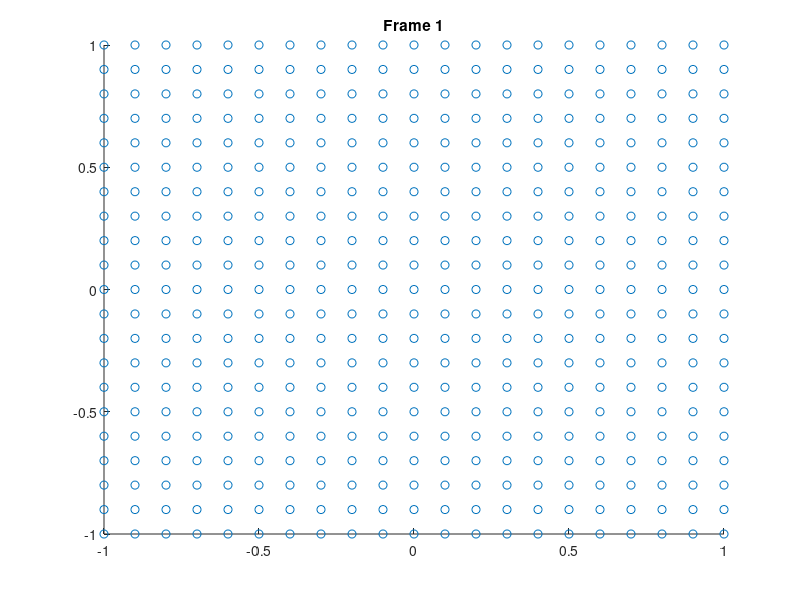
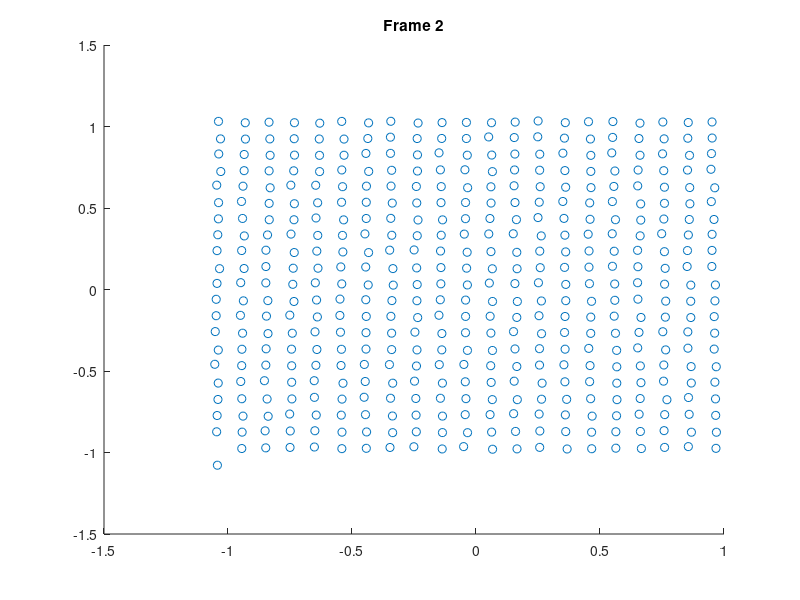

The MATLAB source for these figures, in order: (Note: this script raises an error after producing the figures.)
% this generates synthetic feature correspondences and tests the
% fundamental matrix calculator

K = [300, 0, 600; 0, 300, 600; 0, 0, 1];
invK = inv(K);
features1 = []; % random pixel vector

for x = (-1:0.1:1)
    for y = (-1:0.1:1)
        px = [x;y;1];
        features1 = [features1, px(1:2, 1)];
    end
end

R = rotx(pi/8);
t = [-0.1;0.1;0];

features2 = [];

% generate correspondences
for index = (1:length(features1(1, :)))
    bearing = [features1(1:2, index); 1];
    % generate random Z
    z =  2 + rand * 1;
    
    pt = z * bearing;
    
    ptTrans = R*pt + t;
    
    bearingTrans = ptTrans / ptTrans(3);
    
    px2 = bearingTrans;
    
    features2 = [features2, px2(1:2, 1)];
end


% compute the theoretical F
Rinv = R';
tinv = -R'*t;

a = t;
skewT = [0, -a(3), a(2); 
        a(3), 0, -a(1); 
        -a(2), a(1), 0];

F = skewT * R

% manually perturb some correspondences.
features2(1:2, 1) = features2(1:2, 1) + [0;-0.1];

% draw the two frames
scatter(features1(1, :), features1(2, :))
title('Frame 1')

figure
scatter(features2(1, :), features2(2, :))
title('Frame 2')



[F_fit, chi2avg, inliers] = computeFundamentalMatrixRANSAC(features1, features2, 20, 1e-3, 8);

F_fit
chi2avg
inliers(1)
